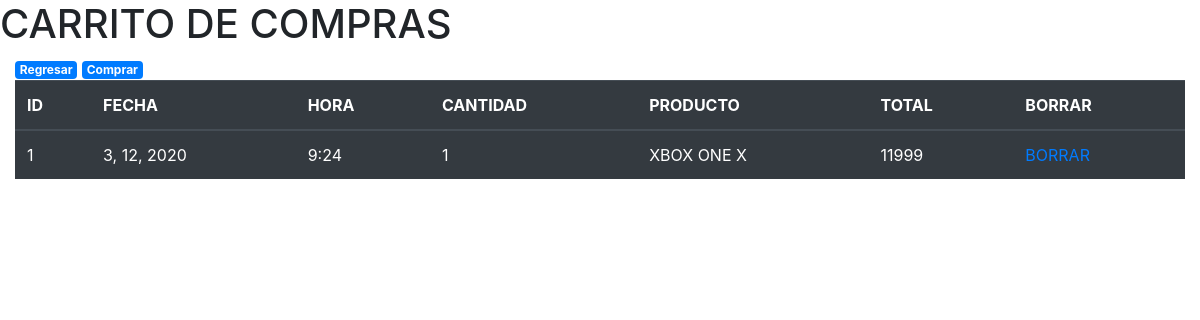
The page /productos/listarventa.php on the database its author committed.
### tables this page shows
CREATE TABLE TBLTICKET(
PKTICKET integer PRIMARY KEY AUTOINCREMENT,
FECHA VARCHAR(100),
HORA_VENTA VARCHAR(100),
CANTIDAD_PRODUCTO INTEGER,
KPRODUCTO INTEGER,
TOTAL_PRODUCTO INTEGER,
ESTADO_COMPRA CHAR(1),
FOREIGN KEY (KPRODUCTO) REFERENCES PRODUCTO (ID_PRODUCTO)
);

### productos/sql/venta.php (the view)
<?php
    $db = new SQLite3("../tienda.db");
    $table = "
        <table class='table table-dark'>
            <thead>
            <tr>
                <th>ID</th>
                <th>FECHA</th>
                <th>HORA</th>
                <th>CANTIDAD</th>
                <th>PRODUCTO</th>
                <th>TOTAL</th>
                <th>BORRAR</th>
            </tr>
            </thead>
            ";
    print($table);
$resultado = $db->query("SELECT PKTICKET, FECHA, HORA_VENTA, CANTIDAD_PRODUCTO, PRODUCTO, TOTAL_PRODUCTO, ESTADO_COMPRA, t2.ID_PRODUCTO FROM TBLTICKET as t1 inner join PRODUCTO as t2 on t2.ID_PRODUCTO=t1.KPRODUCTO WHERE ESTADO_COMPRA='P';");
    while ($row = $resultado->fetchArray()) {
        $id_VENTA = $row['PKTICKET'];
        $FECHA=$row['FECHA'];
        $HORA=$row['HORA_VENTA'];
        $CANTIDAD = $row['CANTIDAD_PRODUCTO'];
        $PRODUCTO = $row['PRODUCTO'];
        $PRECIO = $row['TOTAL_PRODUCTO'];
        $id_PRODUCTO= $row['ID_PRODUCTO'];
        $table = "
            <tr>
                <td>$id_VENTA</td>
                <td>$FECHA</td>
                <td>$HORA</td>
                <td>$CANTIDAD</td>
                <td>$PRODUCTO</td>
                <td>$PRECIO</td>
                <td><a href='delete.php?id_producto=$id_PRODUCTO'>BORRAR</a></td>
            </tr>
        ";
        print($table);
    }
?>

### rows shown on the page
tblticket: PKTICKET "1", FECHA "3, 12, 2020", HORA_VENTA "9:24", CANTIDAD_PRODUCTO "1", PRODUCTO "XBOX ONE X", TOTAL_PRODUCTO "11999"
